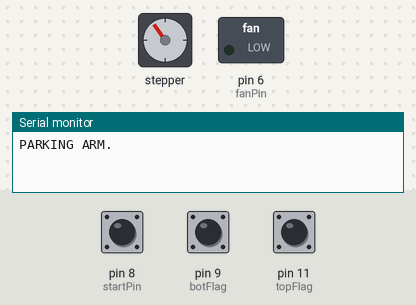
A sketch run on a simulated Arduino Uno, built with avr-gcc and run on an emulated ATmega328P. On the bench: stepper motor, switched loads named in the sketch (green lamp = pin HIGH), the last lines printed to the serial monitor. The inputs (shaded band) are chosen by the test bench; at power-on: pin 11 (topFlag) HIGH, pin 8 (startPin) HIGH, pin 9 (botFlag) HIGH. Stepper angles assume 200 steps per turn.

Above: at 0.8 s.
0.9 s: pin 11 (topFlag) pulled LOW for 0.15 s
2.5 s: pin 8 (startPin) pulled LOW for 0.15 s
At 3.4 s:
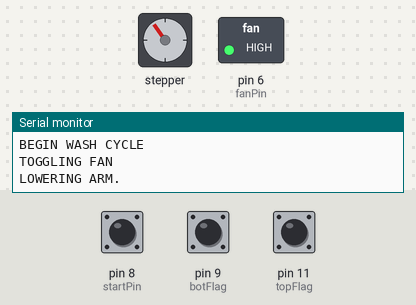
5.6 s: pin 9 (botFlag) pulled LOW for 0.15 s
8.7 s: pin 8 (startPin) driven LOW and pin 11 (topFlag) driven LOW
At 9.2 s:
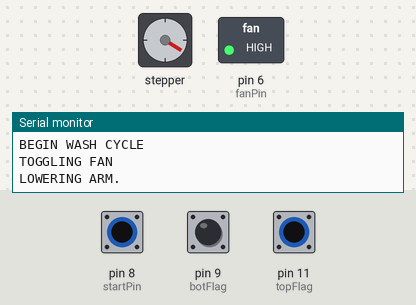
11.7 s: pin 9 (botFlag) pulled LOW for 1 s
Timing chart, 0 to 16.7 s (numbered marks = the images above; inputs shaded):
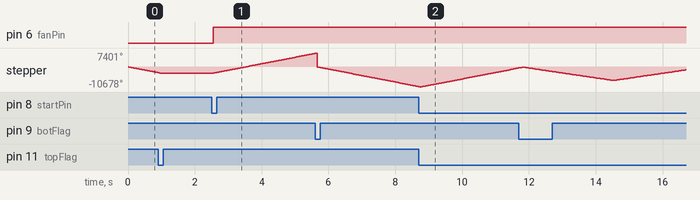

The sketch:

main.ino
```cpp
/**
 * Arduino 3D-printed part washer.
 * See attached documentation for design notes.
 * Crane Khavari, 2023
*/
#include <AccelStepper.h>
#include <ezButton.h>

/* PIN DEFINITIONS. */
const unsigned short int dirPin = 2;
const unsigned short int fanPin = 6;
const unsigned short int stepPin = 3;
const unsigned short int startPin = 8;

/* OBJECTS */
AccelStepper verticalStep(AccelStepper::FULL2WIRE, 2, 3);
AccelStepper rotationStep(AccelStepper::FULL2WIRE, 4, 5);

ezButton topFlag(11);
ezButton botFlag(9);
ezButton startBtn(startPin);

/* MOTOR SPEEDS */
const int MAX_MOVE_SPEED = 3000;
const int LOWERING_SPEED = 3000;
const int MOVE_SPEED = 4000;
const int ROTATION_SPEED = 2000;

// Height range of motion during wash cycle.
const int WASH_RANGE = 4000;

/* TIMER VARS */
const unsigned long int TOTAL_MS = 60000; // This will be the variable used by the LCD screen and its buttons. The goal time.
const int PRINT_CLOCK_RES = 5000; // Every so many cycles, the timer screen will be updated.
unsigned int displaySeconds = TOTAL_MS / 1000;


/*********** HELPERS/CALCULATIONS ***********/
/**
 * Runs all button loops.
*/
inline void buttonLoops() {
	startBtn.loop();
	topFlag.loop();
	botFlag.loop();
}

/**
 * Enable/disable the fan.
*/
void toggleFan(bool on) {
	Serial.println("TOGGLING FAN");
	if (on)	digitalWrite(fanPin, HIGH);
	else digitalWrite(fanPin, LOW);
}

/**
 * Updates the time screen with the current time remaining.
 * @param time The time remaining in ms.
*/
void updateTimeScreen(unsigned long int goalTime) {
	int prevTime = displaySeconds;
	displaySeconds = (goalTime - millis()) / 1000;
	if (displaySeconds != prevTime) {
		// Print only if it's a new time.
		Serial.println(displaySeconds);
	}
}

/**
 * Checks the current time, updates time screen, and indicates whether the wash cycle should still be running or not.
 * @param goalTime The predicted time the cycle will end..
 * @return True if the timer is still going (wash can continue). False if time is out.
*/
bool isRunning(long unsigned int goalTime) {
	return goalTime > millis();
}


/********** PROTOCOLS *********/
/**
 * Lowers arm into its lowest position.
*/
void lowerArm() {
	Serial.println("LOWERING ARM.");

	// Set speed
	verticalStep.setSpeed(LOWERING_SPEED);

	// Lower until it reaches destination
	while (!botFlag.isPressed()) {
		botFlag.loop();
		verticalStep.runSpeed();
	}
}

/**
 * Returns the arm to park position.
*/
void parkArm() {
	Serial.println("PARKING ARM.");

	// Set speed -- negative moves upwards.
	verticalStep.setSpeed(-MOVE_SPEED);
	while (!topFlag.isPressed()) {
		topFlag.loop();
		verticalStep.runSpeed();
	}
}

/**
 * Reverses basket rotation when needed..
*/
void checkRotation() {
	// Guard clause--if the position is not far enough, return.
	if (abs(rotationStep.currentPosition()) < 2100) { // This number has been configured to a full rotation of the machine.
		return;
	}

	int newSpeed = -rotationStep.speed();

	// gonna try it this way, but resetting the position might not actually be needed!
	// clockwise rotation is positive, relative to 0. knowing this, i can refactor and reconfigure.
	rotationStep.setCurrentPosition(0);
	rotationStep.setSpeed(newSpeed);
}

/**
 * Runs the wash cycle. Can be stopped by pressing start button.
*/
void washCycle() {
	Serial.println("BEGIN WASH CYCLE");

	toggleFan(true);

	// Find/define position 0.
	lowerArm();
	verticalStep.setCurrentPosition(0);

	// Set speeds.
	verticalStep.setSpeed(-MOVE_SPEED);
	rotationStep.setSpeed(ROTATION_SPEED);

	// Local variable will track start time.
	long unsigned int goalTime = millis() + TOTAL_MS;

	// Cycle count will keep track of when to update the timer.
	unsigned int cycles = PRINT_CLOCK_RES;

	while (isRunning(goalTime)) {
		if (cycles >= PRINT_CLOCK_RES) {
			updateTimeScreen(goalTime);
			cycles = 0;
		}

		// Listen for "off" or bottom flag.
		buttonLoops();

		if (startBtn.isPressed()) {
			Serial.println("WASH ENDED EARLY!");
			break;
		}

		// Reverse vertical motion.
		if (botFlag.isPressed() || verticalStep.currentPosition() <= -WASH_RANGE) {
			verticalStep.setSpeed(-verticalStep.speed());
		}

		checkRotation();

		// Run steppers.
		rotationStep.runSpeed();
		verticalStep.runSpeed();
		++cycles;
	}

	// Reset.
	parkArm();
	toggleFan(false);
}


/*********** ARDUINO OPS ***********/

/**
 * Sets/resets variables and makes connections.
*/
void setup() {
	// Configure serial output
	Serial.begin(9600);

	// Set debounce times.
	topFlag.setDebounceTime(50);
	botFlag.setDebounceTime(50);
	startBtn.setDebounceTime(50);

	// Set pin modes.
	pinMode(stepPin, OUTPUT);
	pinMode(dirPin, OUTPUT);
	pinMode(startPin, INPUT_PULLUP);
	pinMode(fanPin, OUTPUT);

	verticalStep.setMaxSpeed(MAX_MOVE_SPEED);
	rotationStep.setMaxSpeed(MAX_MOVE_SPEED);

	// Return arm to park position if needed.
	buttonLoops();
	if (topFlag.getStateRaw() == 1) parkArm(); // .getStateRaw() ignores debounce.

	Serial.println("THE BEAST AWAKENS");
}

/**
 * Main loop. Awaits button input.
*/
void loop() {
	// Check button input
	buttonLoops();

	// on up button, increase total time variable by one minute
	// on down button, decrease total time variable by one minute.

	// On start button, call wash cycle.
	if (startBtn.isPressed()) washCycle();
}
```

Measured:
- after the input at 2.5 s, pin 6 (fanPin): LOW → HIGH after 0.05 s; stepper: keeps turning clockwise at about 3447°/s, starting after 0.05 s
